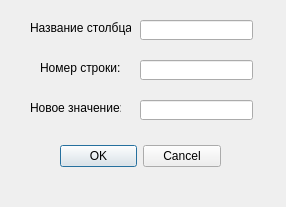
<?xml version="1.0" encoding="UTF-8"?>
<ui version="4.0">
 <class>DialogUpdate</class>
 <widget class="QDialog" name="DialogUpdate">
  <property name="geometry">
   <rect>
    <x>0</x>
    <y>0</y>
    <width>286</width>
    <height>207</height>
   </rect>
  </property>
  <property name="windowTitle">
   <string>Dialog</string>
  </property>
  <widget class="QDialogButtonBox" name="buttonBox">
   <property name="geometry">
    <rect>
     <x>60</x>
     <y>140</y>
     <width>161</width>
     <height>32</height>
    </rect>
   </property>
   <property name="orientation">
    <enum>Qt::Horizontal</enum>
   </property>
   <property name="standardButtons">
    <set>QDialogButtonBox::Cancel|QDialogButtonBox::Ok</set>
   </property>
  </widget>
  <widget class="QLabel" name="label">
   <property name="geometry">
    <rect>
     <x>30</x>
     <y>20</y>
     <width>101</width>
     <height>16</height>
    </rect>
   </property>
   <property name="text">
    <string>Название столбца:</string>
   </property>
  </widget>
  <widget class="QLabel" name="label_2">
   <property name="geometry">
    <rect>
     <x>40</x>
     <y>60</y>
     <width>81</width>
     <height>16</height>
    </rect>
   </property>
   <property name="text">
    <string>Номер строки:</string>
   </property>
  </widget>
  <widget class="QLineEdit" name="lineEdit">
   <property name="geometry">
    <rect>
     <x>140</x>
     <y>20</y>
     <width>113</width>
     <height>20</height>
    </rect>
   </property>
  </widget>
  <widget class="QLineEdit" name="lineEdit_2">
   <property name="geometry">
    <rect>
     <x>140</x>
     <y>60</y>
     <width>113</width>
     <height>20</height>
    </rect>
   </property>
  </widget>
  <widget class="QLineEdit" name="lineEdit_3">
   <property name="geometry">
    <rect>
     <x>140</x>
     <y>100</y>
     <width>113</width>
     <height>20</height>
    </rect>
   </property>
  </widget>
  <widget class="QLabel" name="label_3">
   <property name="geometry">
    <rect>
     <x>30</x>
     <y>100</y>
     <width>91</width>
     <height>16</height>
    </rect>
   </property>
   <property name="text">
    <string>Новое значение:</string>
   </property>
  </widget>
 </widget>
 <resources/>
 <connections>
  <connection>
   <sender>buttonBox</sender>
   <signal>accepted()</signal>
   <receiver>DialogUpdate</receiver>
   <slot>accept()</slot>
   <hints>
    <hint type="sourcelabel">
     <x>248</x>
     <y>254</y>
    </hint>
    <hint type="destinationlabel">
     <x>157</x>
     <y>274</y>
    </hint>
   </hints>
  </connection>
  <connection>
   <sender>buttonBox</sender>
   <signal>rejected()</signal>
   <receiver>DialogUpdate</receiver>
   <slot>reject()</slot>
   <hints>
    <hint type="sourcelabel">
     <x>316</x>
     <y>260</y>
    </hint>
    <hint type="destinationlabel">
     <x>286</x>
     <y>274</y>
    </hint>
   </hints>
  </connection>
 </connections>
</ui>
